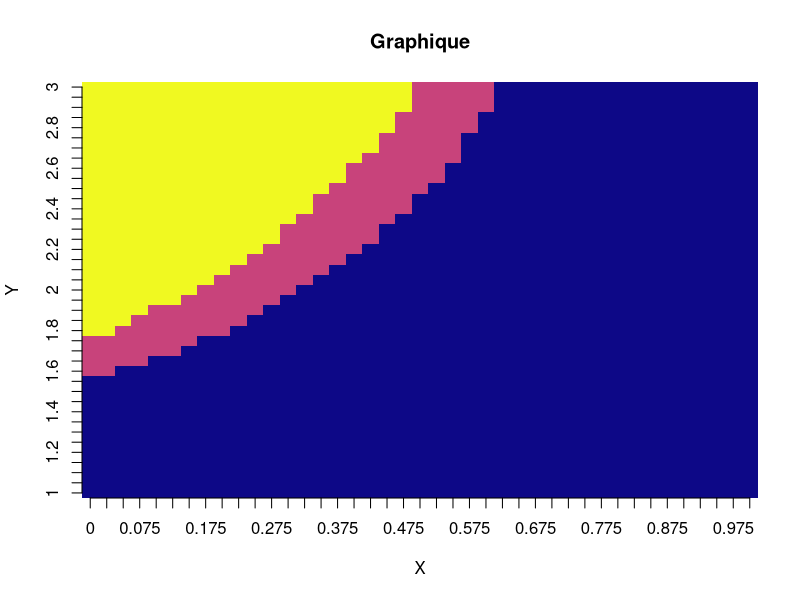

Write R code to recreate this figure.
## ---- chunk 1
# Chargement de librairie
library(deSolve)
library(viridis)

# Fonction pour le modele deterministe du l'interaction entre le corail, les marcoalgue et les parrofishs.
interaction_coral3 <- function(t, vars, parms){
  with(as.list(c(parms, vars)), {
    
    Y <- 1 - M - C # dY/dt
    
    dM <- (a/s)*M*C - ((1/s)*P*M/(M+Y)) + (gamma/s)*M*Y # dM/dt
    dC <- (r/s)*Y*C - (d/s)*C - (a/s)*M*C  # dC/dt
    dP <- P*(1 - (P/(((ca+cb*R)/kmax)*((delta*(M+Y))/(1+v*(M+Y)))))) - (f)*P # dP/dt
    dR <- hG*C*(3 - R) - hE*(1 - C)*(R - 1) # dR/dt
    
    # Résultat
    res <- c(dM=dM, dC=dC, dP=dP, dR=dR)
    return(list(res))
  })
}

# Fonction pour effectuer un simulation du modele
dessinSol3 <- function(ic=c(M=0.001,C=0.56,P=0.95,R=2), times=seq(1:30),func=interaction_coral3, 
                      parms=c(a=0.1,
                              d=0.44,
                              r=1,
                              f=0.2,
                              s=0.49,
                              ca=-(3.21),
                              cb=3.65,
                              kmax=17.745,
                              delta=4.557,
                              v=0.9877,
                              hG=0.03,
                              hE=0.01,
                              gamma = 1.6)) {
  soln <- ode(ic, times, func, parms)
  
  # plot(x = times, y = soln[,"M"], type = "l", col = "blue",
  #      xlab = "Temps", ylab = "Données",ylim=c(0,1))
  # lines(x = times, y = soln[,"C"], type = "l", col = "red")
  # lines(x = times, y = soln[,"P"], type = "l", col = "green")
  
  return(soln[30,"C"])
  
}

# Matrice des valeur finale de la proportion de corail apres "times" ans
coral <- matrix(data = NA, nrow = 41, ncol = 41)

# Boucle sur rugosité
for (i in 1:41) {
  fish <- (i - 1) * (1 / 40)  # Calcul de la valeur de fish
  
  # Boucle sur fish
  for (j in 1:41) {
    rugo <- 1 + (j - 1) * (2 / 40)  # Calcul de la valeur de rugosité
    
    # Appel de la fonction de simulation et mise à jour de la matrice coral
    res <- dessinSol3(ic = c(M = 0.001, C = 0.56, P = 0.95, R=rugo),
                      parms = c(a = 0.1, d = 0.44, r = 1, f = fish,
                                s = 0.49, ca = -3.21, cb = 3.65, kmax = 17.745,
                                delta = 4.557, v = 0.9877, hG = 0.03, hE = 0.01,gamma=1.6))
    
    # Attribut la dominance du corail, des macroalgue ou d'un équilibre apres time ans
    if(res<0.001){
      color.tag <- 0
    }else if(res<0.55){
      color.tag <- 0.5
    }else{
      color.tag <- 1
    }
    
    #coral[j,i] <- res
    coral[j,i] <- color.tag
  }
}
## ---- chunk 2
# Définition des noms de lignes et de colonnes
row_names <- paste(seq(1, 3, by = (2 / 40)))
col_names <- paste(seq(0, 1, by = (1 / 40)))

row.names(coral) <- row_names
colnames(coral) <- col_names

# Créer le graphique avec la matrice en tant que données
image(1:nrow(coral), 1:ncol(coral), t(coral), col = plasma(40),
      xlab = "X", ylab = "Y", main = "Graphique",axes=F);axis(side = 1, at = 1:ncol(coral), labels = col_names);axis(side = 2, at = 1:nrow(coral), labels = row_names)
